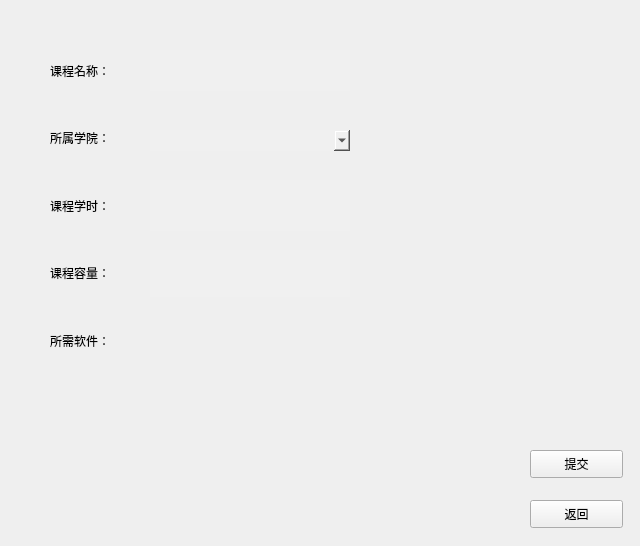
<?xml version="1.0" encoding="UTF-8"?>
<ui version="4.0">
 <class>courseadd_window</class>
 <widget class="QWidget" name="courseadd_window">
  <property name="geometry">
   <rect>
    <x>0</x>
    <y>0</y>
    <width>640</width>
    <height>546</height>
   </rect>
  </property>
  <property name="font">
   <font>
    <family>微软雅黑</family>
   </font>
  </property>
  <property name="windowTitle">
   <string>课程详情</string>
  </property>
  <widget class="QLineEdit" name="lineEdit">
   <property name="geometry">
    <rect>
     <x>150</x>
     <y>50</y>
     <width>200</width>
     <height>41</height>
    </rect>
   </property>
   <property name="styleSheet">
    <string notr="true">background-color: rgb(240, 240, 240);
border:none;</string>
   </property>
   <property name="text">
    <string/>
   </property>
  </widget>
  <widget class="QLineEdit" name="lineEdit_4">
   <property name="geometry">
    <rect>
     <x>150</x>
     <y>250</y>
     <width>200</width>
     <height>47</height>
    </rect>
   </property>
   <property name="styleSheet">
    <string notr="true">background-color: rgb(240, 240, 240);
border:none;</string>
   </property>
  </widget>
  <widget class="QScrollArea" name="scrollArea">
   <property name="geometry">
    <rect>
     <x>150</x>
     <y>320</y>
     <width>231</width>
     <height>191</height>
    </rect>
   </property>
   <property name="font">
    <font>
     <family>微软雅黑</family>
    </font>
   </property>
   <property name="styleSheet">
    <string notr="true">border:none;</string>
   </property>
   <property name="widgetResizable">
    <bool>true</bool>
   </property>
   <widget class="QWidget" name="scrollAreaWidgetContents">
    <property name="geometry">
     <rect>
      <x>0</x>
      <y>0</y>
      <width>231</width>
      <height>191</height>
     </rect>
    </property>
    <property name="font">
     <font>
      <family>微软雅黑</family>
     </font>
    </property>
    <layout class="QVBoxLayout" name="verticalLayout_3"/>
   </widget>
  </widget>
  <widget class="QPushButton" name="pushButton">
   <property name="geometry">
    <rect>
     <x>530</x>
     <y>450</y>
     <width>93</width>
     <height>28</height>
    </rect>
   </property>
   <property name="text">
    <string>提交</string>
   </property>
  </widget>
  <widget class="QPushButton" name="pushButton_2">
   <property name="geometry">
    <rect>
     <x>530</x>
     <y>500</y>
     <width>93</width>
     <height>28</height>
    </rect>
   </property>
   <property name="text">
    <string>返回</string>
   </property>
  </widget>
  <widget class="QWidget" name="layoutWidget">
   <property name="geometry">
    <rect>
     <x>50</x>
     <y>40</y>
     <width>91</width>
     <height>331</height>
    </rect>
   </property>
   <layout class="QVBoxLayout" name="verticalLayout">
    <item>
     <widget class="QLabel" name="label">
      <property name="text">
       <string>课程名称：</string>
      </property>
     </widget>
    </item>
    <item>
     <widget class="QLabel" name="label_3">
      <property name="text">
       <string>所属学院：</string>
      </property>
     </widget>
    </item>
    <item>
     <widget class="QLabel" name="label_4">
      <property name="text">
       <string>课程学时：</string>
      </property>
     </widget>
    </item>
    <item>
     <widget class="QLabel" name="label_5">
      <property name="text">
       <string>课程容量：</string>
      </property>
     </widget>
    </item>
    <item>
     <widget class="QLabel" name="label_10">
      <property name="text">
       <string>所需软件：</string>
      </property>
     </widget>
    </item>
   </layout>
  </widget>
  <widget class="QLineEdit" name="lineEdit_3">
   <property name="geometry">
    <rect>
     <x>150</x>
     <y>180</y>
     <width>200</width>
     <height>51</height>
    </rect>
   </property>
   <property name="styleSheet">
    <string notr="true">background-color: rgb(240, 240, 240);
border:none;</string>
   </property>
   <property name="text">
    <string/>
   </property>
  </widget>
  <widget class="QComboBox" name="comboBox">
   <property name="geometry">
    <rect>
     <x>150</x>
     <y>130</y>
     <width>200</width>
     <height>21</height>
    </rect>
   </property>
   <property name="styleSheet">
    <string notr="true">border:none;
background-color: rgb(240, 240, 240);</string>
   </property>
  </widget>
 </widget>
 <resources/>
 <connections/>
</ui>
